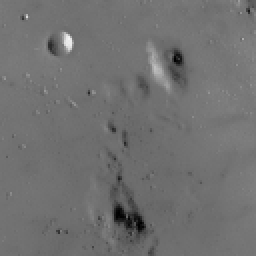
%> input picture moon4x.pgm, 128 x 128 px (shown 2 times larger)
$ octave TD4.m   (GNU Octave 9; MATLAB toolbox functions it lacks are replaced by stand-ins)
%> lines starting %> are read from the running program, lines starting %| are printed output that depends on the picture
### histogramme.m
function NG2 = histogramme(x)
     NG2 = zeros(1,256);
    for i=1:size(x,1)
        for j=1:size(x,2)
            NG2(x(i,j)+1) = NG2(x(i,j)+1) + 1;
        end
    end
end

### TD4.m
close all; clear all ;
% [43 lines of commented-out code are left out]

img = imread('moon4x.pgm');
%> img is the input picture: size 128x128 uint8; min 0, max 244, mean 112.3
img2 = double(img);
subplot(2,2,1);
imshow(img)
NG = histogramme(img);
%> after the loop in histogramme, `for i=1:size(x,1)`: NG2 = 256 values, max 1389 at index 115, min 0 at index 6, mean 64
%> NG has the same summary as NG2 in histogramme
subplot(2,2,2);
plot([0:255],NG)
for i=1:size(img,1)
    for j=1:size(img,2)
        if img(i,j)<75
            img2 = img(i,j)/3;
        elseif img(i,j)<= 150
            img2 = 3*(img(i,j)-75)+25;
        else
            img2 = (5/150)*(img(i,j)-150)+250;
        end
    end
end
%> after the loop, img2 = 151
img2 = uint8(img2);
subplot(2,2,3);
imshow(img2)
subplot(2,2,4);
NG2 = histogramme(img2);
%> NG2 = 256 values, max 1 at index 152, min 0 at index 1, mean 0.00391
plot([0:255],NG2)
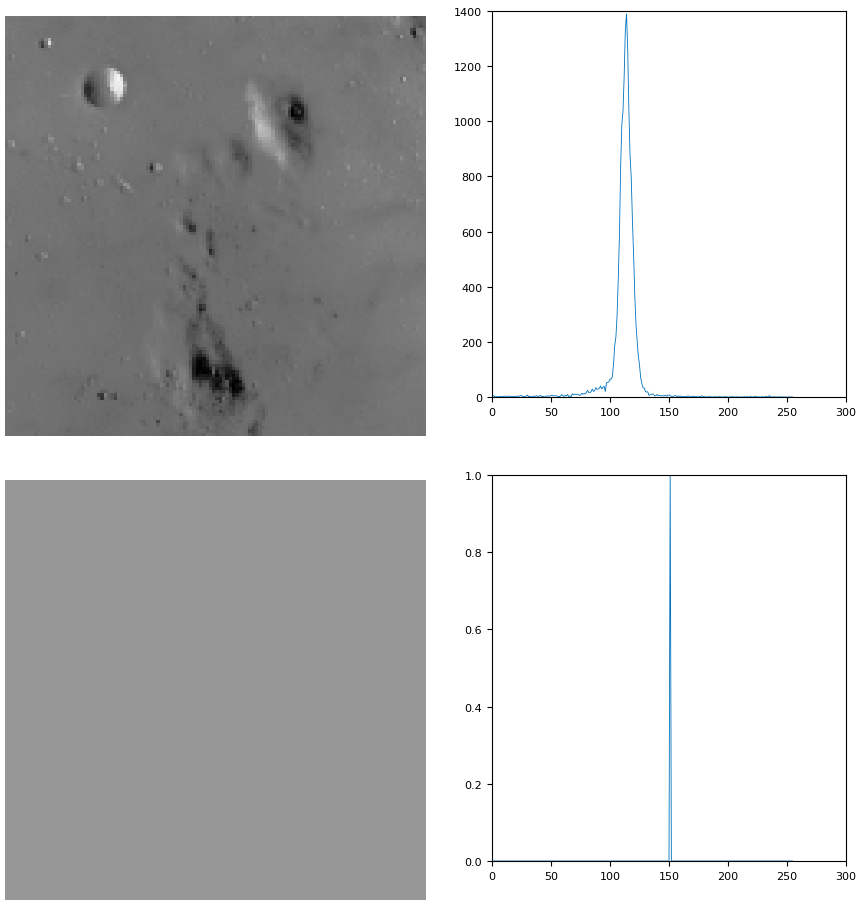
%> figure redrawn from the program's plot data, 4 panels
